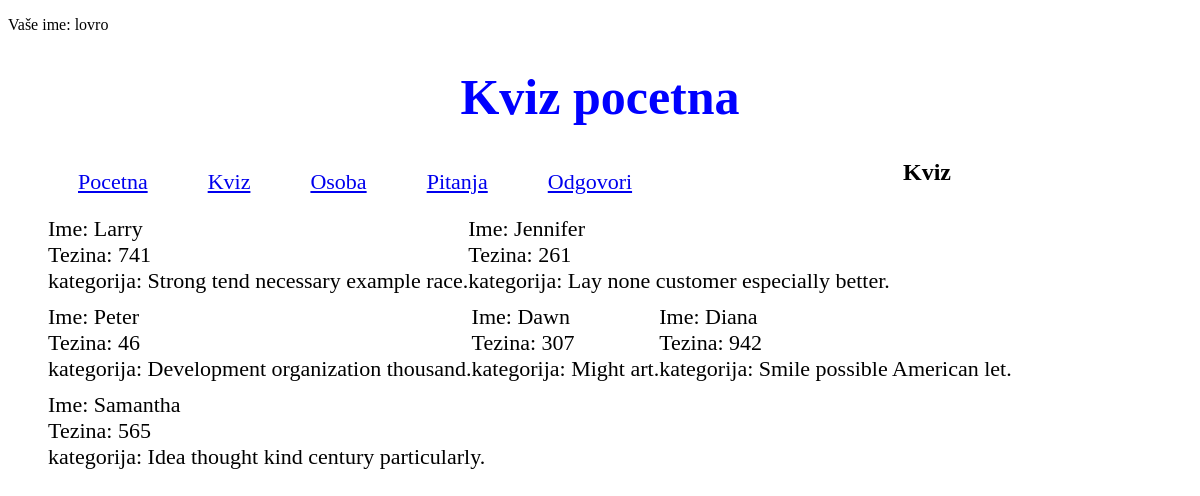
/kviz/ (signed in), run on the app's committed database.
### main/models.py (models this page shows, shortened)
class Kviz(models.Model):
    imeKviza = models.CharField(max_length=100)
    tezina = models.IntegerField()
    kategorija = models.CharField(max_length=50)

### main/views.py (the view)
# urls.py: path('kviz/', KvizList.as_view()),
class KvizList(ListView):
    model = Kviz

### main/templates/main/kviz_list.html
{% extends "index.html" %}
{% block content %}
    <h2>Kviz</h2>
    <ul>
        {% for kviz in object_list %}
            <li>
                Ime: {{ kviz.imeKviza }}<br>
                Tezina: {{ kviz.tezina }}<br>
                kategorija: {{ kviz.kategorija }}
            </li>
        {% endfor %}
    </ul>
{% endblock %}

### main/templates/index.html (shortened to what this page needs)
<!DOCTYPE html>
<html lang="en">
<head>
    {% load static %}
    <link rel="stylesheet" type="text/css" href="{% static 'style.css' %}">
</head>
<body>
    {% if user.is_authenticated %}
    <p>Vaše ime: {{ user.username }}</p>
    {% else %}
    <p>Niste prijavljeni.</p>
    {% endif %}
    <h1>Kviz pocetna</h1>
    <div id="sidebar">
        {% block sidebar %}
        <ul>
            <li><a href="/">Pocetna</a></li>
            <li><a href="/kviz">Kviz</a></li>
            <li><a href="/osoba">Osoba</a></li>
            <li><a href="/pitanja">Pitanja</a></li>
            <li><a href="/odgovori">Odgovori</a></li>
        </ul>
        {% endblock %}
    </div>
    <div class="content">
        {% block content %}
        {% endblock %}
    </div>
</body>
</html>

### main/static/style.css (style rules this page uses)
h1 { color: blue; text-align: center; font-size: 50px; }
h2 { text-align: center; }
li { list-style-type: none; float: left; margin-top: 10px; font-size: 22px; }
li a { padding: 30px; }

### data on the page
Kviz: imeKviza "Larry", tezina "741", kategorija "Strong tend necessary example race."
Kviz: imeKviza "Jennifer", tezina "261", kategorija "Lay none customer especially better."
Kviz: imeKviza "Peter", tezina "46", kategorija "Development organization thousand."
Kviz: imeKviza "Dawn", tezina "307", kategorija "Might art."
Kviz: imeKviza "Diana", tezina "942", kategorija "Smile possible American let."
Kviz: imeKviza "Samantha", tezina "565", kategorija "Idea thought kind century particularly."

### other printed values
{{ user.username }} "lovro"
